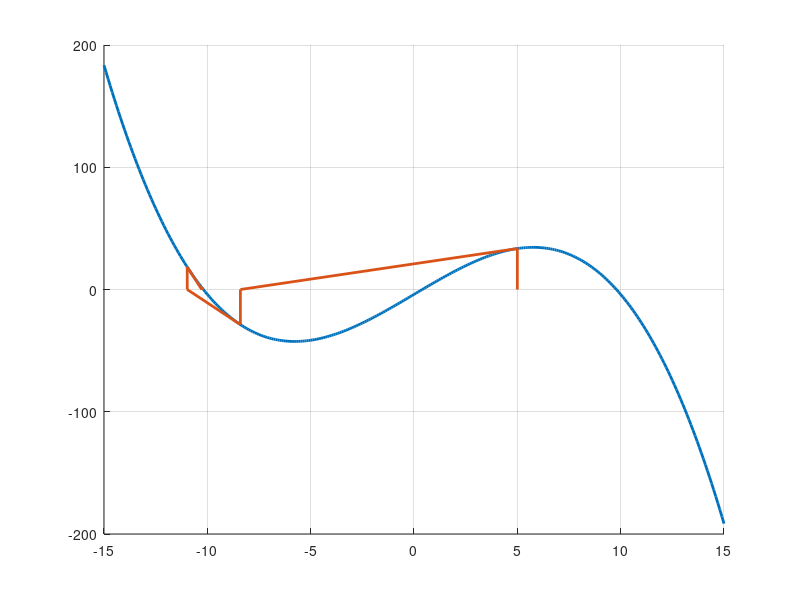
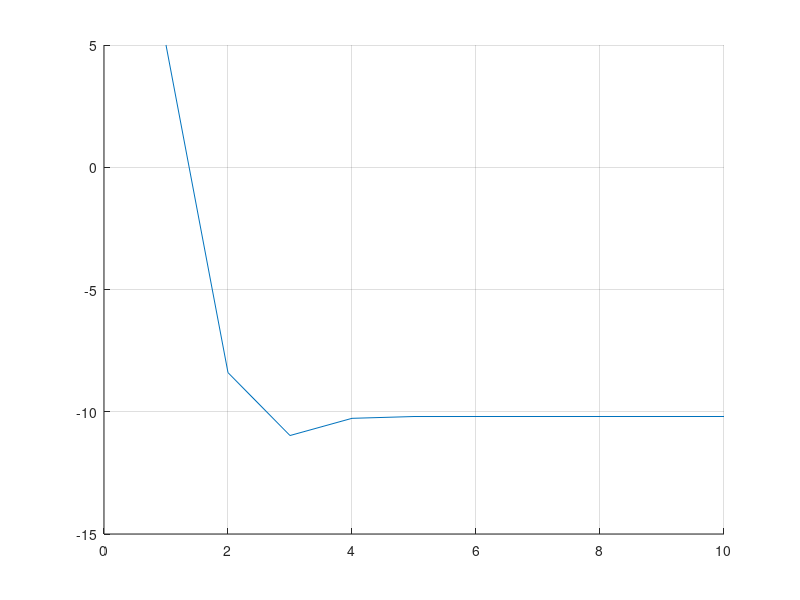

These charts were generated, in order, by the following MATLAB code:
clc; clear all; close all;

% Function
f = @(x)  x.^2 - 0.0;
f = @(x)   -0.1*x.^3 + 10*x - 4;
% Numerical derivative
h = 1e-9;
fd = @(x)  (f(x + h) - f(x)) / h;
fdd = @(x) (d(x + h) - d(x)) / h;

x = -15:0.1:15;
y = f(x);

figure
hold on
grid on
plot(x, y, 'linewidth', 2)

% Newton rhapson iterations
% x1 = x0 - f(x)/f'(x)
clear x;
% Initial guess
x(1) = 5;
% Number of iterations
n = 10;
alpha = 1;

xplot = 0;
yplot = 0;
for i = 1:n-1
  x(i+1) = x(i) - alpha*f(x(i))/fd(x(i));

  xplot(2*i-1) = x(i);
  xplot(2*i)   = x(i);

  yplot(2*i-1) = 0;
  yplot(2*i)   = f(x(i));
end
%yplot(1) = f(x(1))

plot(xplot, yplot, 'linewidth', 2)
figure
hold on
grid on
plot(x)
